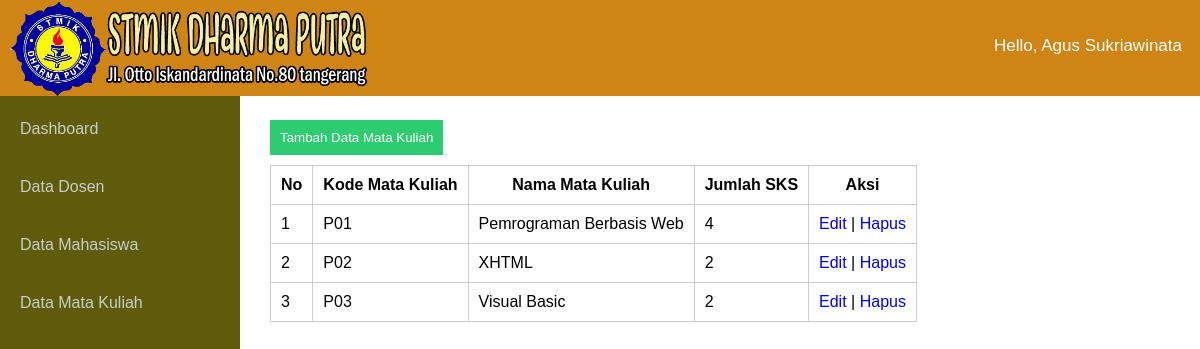
Page /matkul/tampil_matkul.php on the committed database.
### tables this page shows
CREATE TABLE `matkul` (
  `id_matkul` int(4) NOT NULL AUTO_INCREMENT,
  `kd_matkul` varchar(5) NOT NULL,
  `nm_matkul` varchar(30) NOT NULL,
  `jml_sks` int(2) NOT NULL,
  PRIMARY KEY (`id_matkul`)
);

### matkul/tampil_matkul.php (the view, shortened to what this page needs)
<html>
<head>
<link rel="stylesheet" type="text/css" href="../asset/style.css">
</head>
<body>
	<nav>
		<ul class="kiri">
			<img src="../asset/dp_logo.png" />
		</ul>
		<ul class="kanan">
			<li><a href="">Hello, Agus Sukriawinata</a></li>
		</ul>
	</nav>
		<div class="sidebar">
			<ul>
				<li><a href="../home.php">Dashboard</a></li>
				<li><a href="../dosen/tampil_dosen.php">Data Dosen</a></li>
				<li><a href="../mahasiswa/tampil_mahasiswa.php">Data Mahasiswa</a></li>
				<li><a href="../matkul/tampil_matkul.php">Data Mata Kuliah</a></li>
			</ul>
		</div>
	<div class="main">
		<div class="isimain">
			<table>
				<a href="input_matkul.php"><input type="submit" value="Tambah Data Mata Kuliah"></a>
				<tr>
					<th>No</th>
					<th>Kode Mata Kuliah</th>
					<th>Nama Mata Kuliah</th>
					<th>Jumlah SKS</th>
					<th>Aksi</th>
				</tr>
				<?php
					$data="SELECT * FROM matkul ORDER BY id_matkul";
					$qrydata = mysql_query($data);
					$no=0;
					while ($datatampil = mysql_fetch_array($qrydata)) {
						$no++
				?>
					<tr>
						<td><?php echo $no; ?></td>
						<td><?php echo $datatampil['kd_matkul']; ?></td>
						<td><?php echo $datatampil['nm_matkul']; ?></td>
						<td><?php echo $datatampil['jml_sks']; ?></td>
						<td><a href='edit_matkul.php?id=<?php echo $datatampil['id_matkul'];?>'>Edit</a><span> | </span><a href='hapus_matkul.php?id=<?php echo $datatampil['id_matkul'];?>'>Hapus</a></td>
					 </tr>
						<?php
					}
				 ?>
			</table>
		</div>
	</div>
</body>
</html>

### asset/style.css (style rules this page uses)
* { margin:0;padding:0;font-family:arial }
nav { width: 100%; background: #cf8513; position: fixed; z-index: 999; }
nav img { margin-left:10px; width:90%; }
.kiri { float:left; width: 400px; }
.kanan { float:right; margin-top:18px; }
nav .kanan li { list-style:none;display:inline }
nav ul li a { font-size:17px; }
nav .kanan li a { display:inline-block;padding:18px;color:#fff; }
a { text-decoration:none }
.sidebar { width:20%;background:#5e5c0a;position:fixed;height:100%;padding-top:100px;overflow:hidden;float:left }
.sidebar ul li { list-style:none; }
.sidebar ul li a { padding:20px;width:100%;color:#ccc;display:block;transition:0.4s }
.main { float:right;width:80%; }
.isimain { padding:110px 30px 30px 30px; }
input[type=submit] { margin:10px 0 10px 0;outline:0;background:#2ecc71;color:#fff;border:0;padding:10px;cursor:pointer }

### matkul/tampil_matkul.php (style rules this page uses)
td,th { border:1px solid #ccc;padding:10px; }
table { border-collapse:collapse; }

### rows in the picture
matkul: kd_matkul "P01", nm_matkul "Pemrograman Berbasis Web", jml_sks "4"
matkul: kd_matkul "P02", nm_matkul "XHTML", jml_sks "2"
matkul: kd_matkul "P03", nm_matkul "Visual Basic", jml_sks "2"
